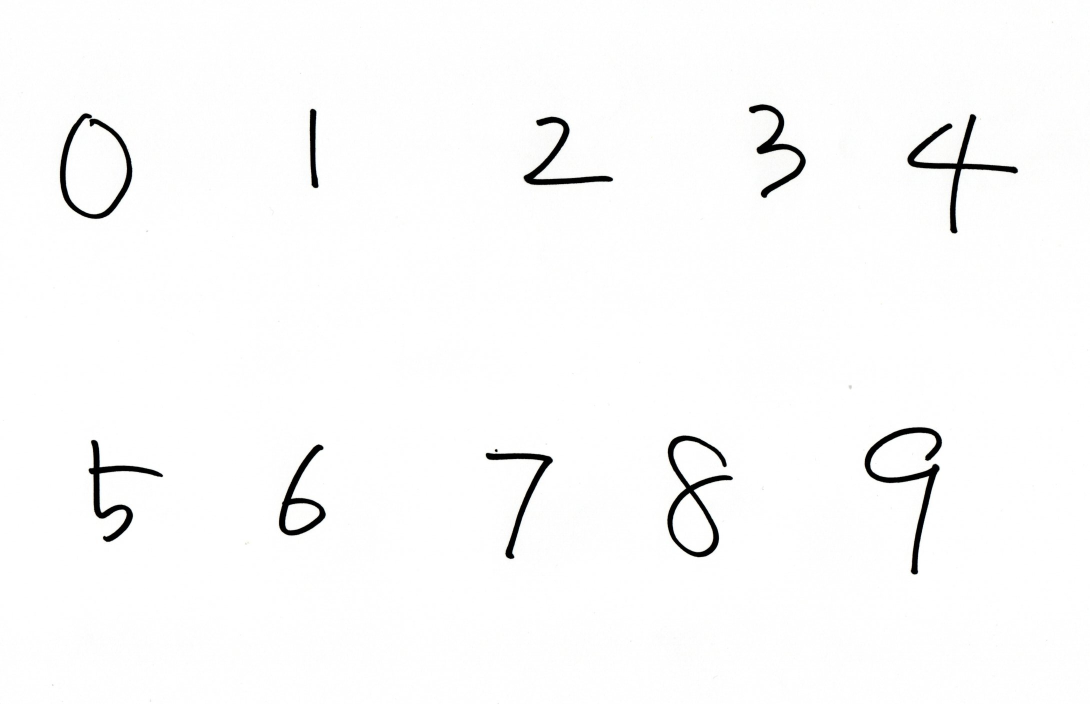
#> input picture python/수업자료/통계/drive-download-20200731T044154Z-001/dataset/hand_write.jpg, 2180 x 1408 px (shown at 1/2 size)
$ jupyter execute --allow-errors text_mining.ipynb   (shell and % lines are left out)
#> lines starting #> are read from the running program, lines starting #| are printed output that depends on the picture; after the words box and inside, x2 and y2 are one past the last pixel; in counts of white or black regions, pixels touching at a corner belong together
[cell 1]
from keras.datasets import mnist

#> (the rest of this cell did not finish here and is left out)

[cell 2]
import cv2
import matplotlib.pyplot as plt
img = cv2.imread('dataset/r15.png')
#> (the rest of this cell did not finish here and is left out)

[cell 3]
import cv2
import numpy as np
from tensorflow.keras.utils import to_categorical

path = 'dataset/'
fileNum = 30
filenames =[]
for i in range(1,fileNum+1):
    filenames.append('r'+str(i)+'.png')

X_test_user = []
#> (the rest of this cell did not finish here and is left out)

[cell 4]
import numpy as np
import matplotlib.pyplot as plt
from keras.datasets import mnist
from keras.layers import Activation, Dense, Dropout
from keras.models import Sequential, load_model
from keras import optimizers
from keras.utils.np_utils import to_categorical

#> (the rest of this cell did not finish here and is left out)

[cell 5]
# CNN
from keras.datasets import mnist
from keras.layers import Dense, Dropout, Flatten, Activation
from keras.layers import Conv2D, MaxPooling2D
from keras.models import Sequential, load_model
from keras.utils.np_utils import to_categorical
from keras.utils.vis_utils import plot_model
import numpy as np
import matplotlib.pyplot as plt

# 데이터를 로드합니다
#> (the rest of this cell did not finish here and is left out)

[cell 6]
#-- 리스트 8-1-(7)
def show_prediction():
    n_show = 30
    y = model.predict(My_test) # (A)
    plt.figure(2, figsize=(14, 4))
    plt.gray()
    for i in range(n_show):
        plt.subplot(3, 10, i + 1)
        x = My_test[i, :]
        x = 255-x #반전
        x = x.reshape(28, 28)
        plt.pcolor(1 - x)
        plt.pcolor(x)
        wk = y[i, :]
        prediction = np.argmax(wk)
        plt.text(22, 25.5, "%d" % prediction, fontsize=12,)
        if prediction != np.argmax(My_y_test[i, :]):
            plt.plot([0, 27], [1, 1], color='cornflowerblue', linewidth=5)
        plt.xlim(0, 27)
        plt.ylim(27, 0)
        plt.xticks([], "")
        plt.yticks([], "")


#-- 메인
path = 'dataset/'
#파일이름  list로
filenames =[]
fileNum = 30
for i in range(1,fileNum+1):
    filenames.append('r'+str(i)+'.png')

y_test_list = [1,2,3,4,5,6,7,8,9,0,1,2,3,4,5,6,7,8,9,0,1,2,3,4,5,6,7,8,9,0]
X_test_user = []
#> (the rest of this cell did not finish here and is left out)

- 이미지를 써서 인식하는 코드

[cell 7]
# from https://webnautes.tistory.com/1405

from tensorflow.keras.datasets import mnist
from tensorflow.keras.models import Sequential
from tensorflow.keras.layers import Dense, Dropout, Flatten
from tensorflow.keras.layers import Conv2D, MaxPooling2D
from tensorflow.keras.utils import to_categorical
from tensorflow.keras.preprocessing.image import ImageDataGenerator


batch_size = 128
num_classes = 10
epochs = 12


img_rows, img_cols = 28, 28
#> (the rest of this cell did not finish here and is left out)

[cell 8]
# from : https://webnautes.tistory.com/1405

import cv2
import numpy as np
import matplotlib.pyplot as plt
from tensorflow.keras.models import load_model

# 이미지 로드
img_color = cv2.imread('dataset/hand_write.jpg', cv2.IMREAD_COLOR)
#> img_color is the input picture: shape (1408, 2180, 3); mean B, G, R 250.3, 250.3, 250.3
# plt.show()를 위해 RGB변환
img_cvt = cv2.cvtColor(img_color,cv2.COLOR_BGR2RGB)
img_gray = cv2.cvtColor(img_cvt, cv2.COLOR_RGB2GRAY)

# OTSU 이진화
ret,img_binary = cv2.threshold(img_gray, 0, 255, cv2.THRESH_BINARY_INV | cv2.THRESH_OTSU)
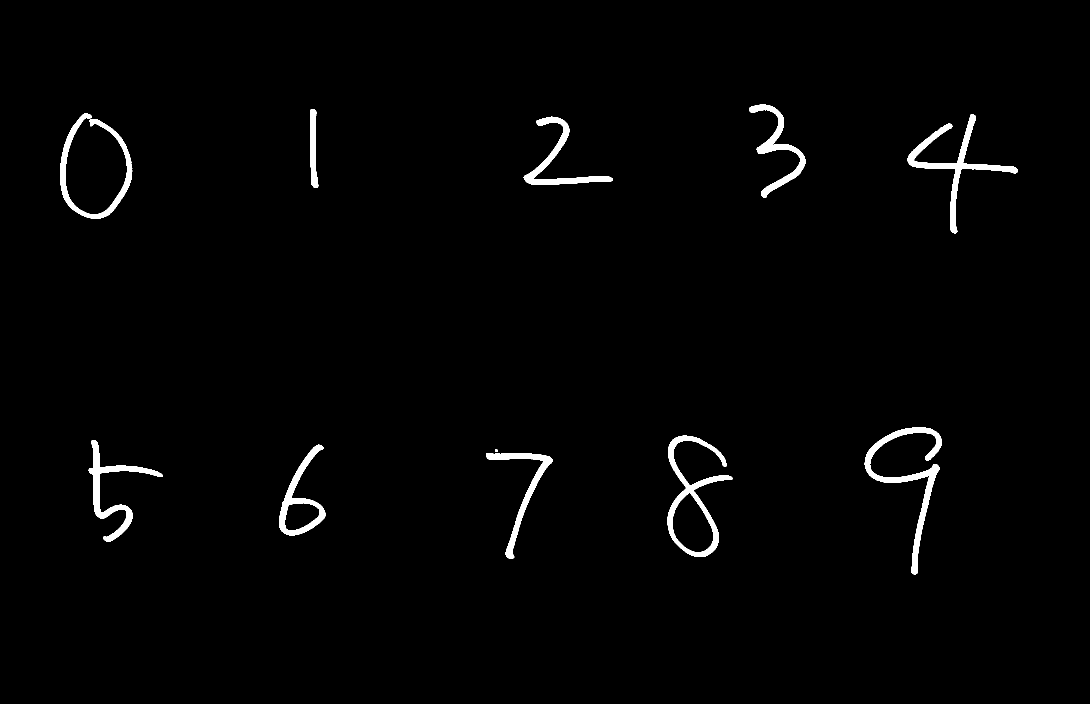
#> img_binary: shape (1408, 2180) (shown at 1/2 size); 1.6% white; 11 white regions, largest, box (x1, y1, x2, y2) and area: (1729, 855, 1884, 1149) 6805, (1335, 871, 1466, 1114) 6438, (1815, 228, 2036, 467) 6317
#> ret = 133

#모폴로지 CLOSING
# 형태소 생성(5x5 사각형 모양)
kernel = cv2.getStructuringElement( cv2.MORPH_RECT, ( 5, 5 ) )
img_binary = cv2.morphologyEx(img_binary, cv2. MORPH_CLOSE, kernel)
#> img_binary: shape (1408, 2180); 1.6% white; 10 white regions

#이미지 출력
fig = plt.figure(figsize=(15,15))
plt.imshow(img_binary)
plt.show()

# Contour 찾기
contours, hierarchy = cv2.findContours(img_binary, cv2.RETR_EXTERNAL, cv2.CHAIN_APPROX_SIMPLE)
#> contours = 10 contours; largest, box (x1, y1, x2, y2) and area: (120, 227, 265, 438) 22386, (1335, 871, 1466, 1114) 12459, (558, 889, 651, 1071) 6736, (1729, 855, 1884, 1149) 6256, (1815, 228, 2036, 467) 5807

#subplot 출력하기 위한 변수
n = 1;k=11
#subplot 그림 크기 지정
fig=plt.figure(figsize=(20, 5))

#contour 출력
#> (the rest of this cell did not finish here and is left out)


$ run again, with python/수업자료/통계/drive-download-20200731T044154Z-001/dataset/text.png saved as python/수업자료/통계/drive-download-20200731T044154Z-001/dataset/hand_write.jpg
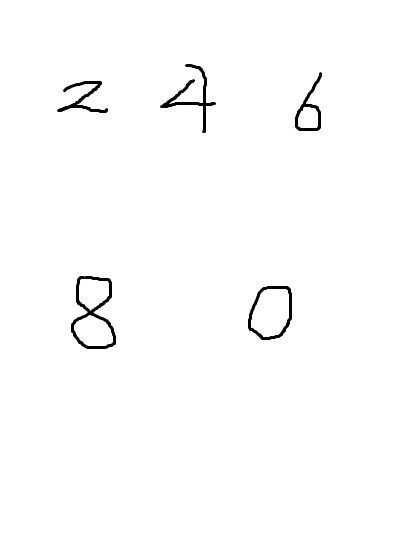
#> input picture python/수업자료/통계/drive-download-20200731T044154Z-001/dataset/text.png, 412 x 559 px
#> img_color is the input picture: shape (559, 412, 3); min 0, max 255, mean 252.2
#> `ret,img_binary = cv2.threshold(img_gray, 0, 255, cv2.THRESH_BINARY_INV..`:
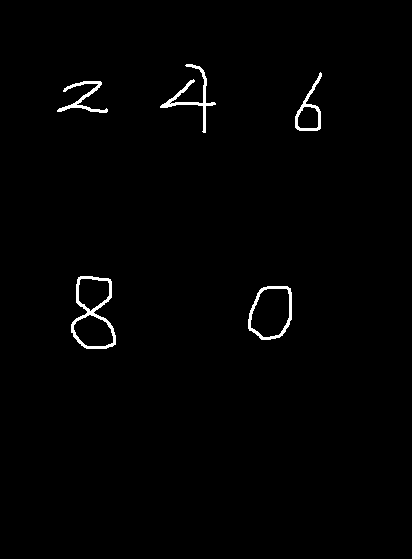
#> img_binary: shape (559, 412); 1.1% white; 5 white regions, box (x1, y1, x2, y2) and area: (71, 276, 116, 349) 737, (160, 64, 216, 133) 542, (248, 286, 292, 340) 484, (57, 81, 108, 113) 409, (295, 72, 322, 131) 368
#> ret = 134
#> contours = 5 contours; box (x1, y1, x2, y2) and area: (71, 276, 116, 349) 2250, (248, 286, 292, 340) 1862, (295, 72, 322, 131) 668, (160, 64, 216, 133) 408, (57, 81, 108, 113) 322
